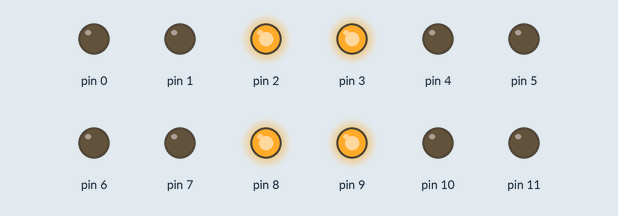
Recording of a sketch running on a simulated Arduino Uno, built with avr-gcc and run on an emulated ATmega328P. Parts: output pins drawn as LEDs (lit = HIGH).

Above: at 3.0 s.
At 7.0 s:
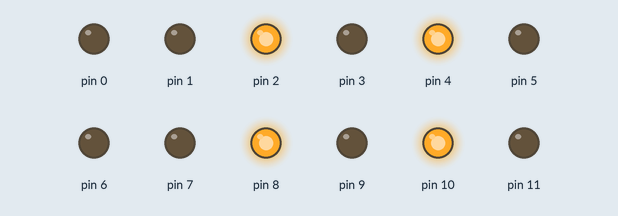
At 11.0 s:
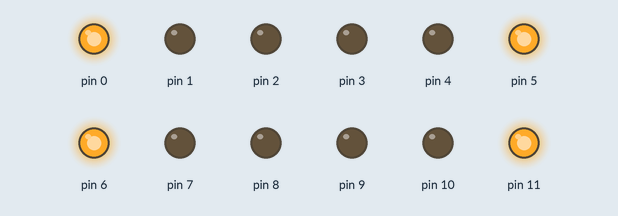
At 15.0 s:
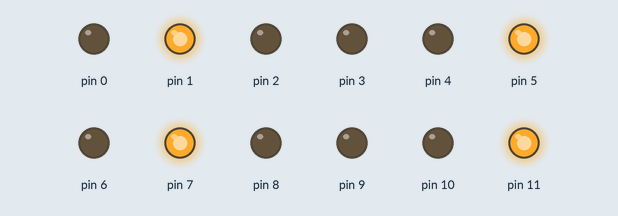
Timing chart, 0 to 20.8 s (numbered marks = the images above):
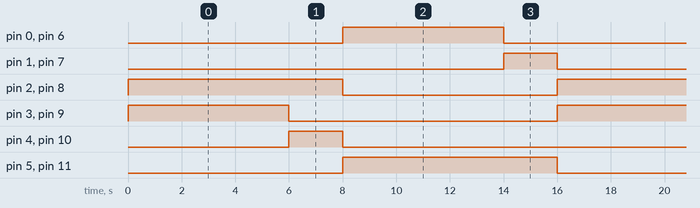

The sketch:

Cruzamento.ino
```cpp
void setup()
{

  //Grupo 01
  pinMode(0, OUTPUT);
  pinMode(1, OUTPUT);
  pinMode(2, OUTPUT);

  //Grupo 02
  pinMode(8, OUTPUT);
  pinMode(7, OUTPUT);
  pinMode(6, OUTPUT);

  //Grupo 03
  pinMode(11, OUTPUT);
  pinMode(10, OUTPUT);
  pinMode(9, OUTPUT);

  //Grupo 04
  pinMode(5, OUTPUT);
  pinMode(4, OUTPUT);
  pinMode(3, OUTPUT);

}

void loop()
{
  digitalWrite(2, HIGH);// Vermelho grupo 1
  digitalWrite(8, HIGH); // Vermelho grupo 1

  digitalWrite(9, HIGH);// Verde grupo 2
  digitalWrite(3, HIGH);// Verde grupo 2
  delay(6000);
  digitalWrite(9, LOW);// Verde grupo 2 apaga
  digitalWrite(3, LOW);// Verde grupo 2 apaga

  digitalWrite(10, HIGH);// Amarelo grupo 2
  digitalWrite(4, HIGH);// Amarelo grupo 2
  delay(2000);

  digitalWrite(10, LOW);// Amarelo grupo 2 apaga
  digitalWrite(4, LOW);// Amarelo grupo 2 apaga

  digitalWrite(2, LOW); // Vermelho grupo 1 apaga
  digitalWrite(8, LOW); // Vermelho grupo 1 apaga


  digitalWrite(11, HIGH); // Vermelho grupo 2
  digitalWrite(5, HIGH); // Vermelho grupo 2

  digitalWrite(0, HIGH); // Verde grupo 1
  digitalWrite(6, HIGH); // Verde grupo 1
  delay(6000);

  digitalWrite(0, LOW);// Verde grupo 1 apaga
  digitalWrite(6, LOW);// Verde grupo 1 apaga


  digitalWrite(1, HIGH); // Amarelo grupo 1
  digitalWrite(7, HIGH); // Amarelo grupo 1
  delay(2000);

  digitalWrite(1, LOW);// Amarelo grupo 1 apaga
  digitalWrite(7, LOW);// Amarelo grupo 1 apaga

  digitalWrite(11, LOW); // Vermelho grupo 2 apaga
  digitalWrite(5, LOW); // Vermelho grupo 2 apaga

}
```

Measured:
- by itself, pin 0, pin 3, pin 6, pin 9: alternates HIGH for 6.0 s and LOW for 10.0 s
- by itself, pin 1, pin 4, pin 7, pin 10: alternates HIGH for 2.0 s and LOW for 14.0 s
- by itself, pin 2, pin 5, pin 8, pin 11: alternates HIGH for 8.0 s and LOW for 8.0 s
